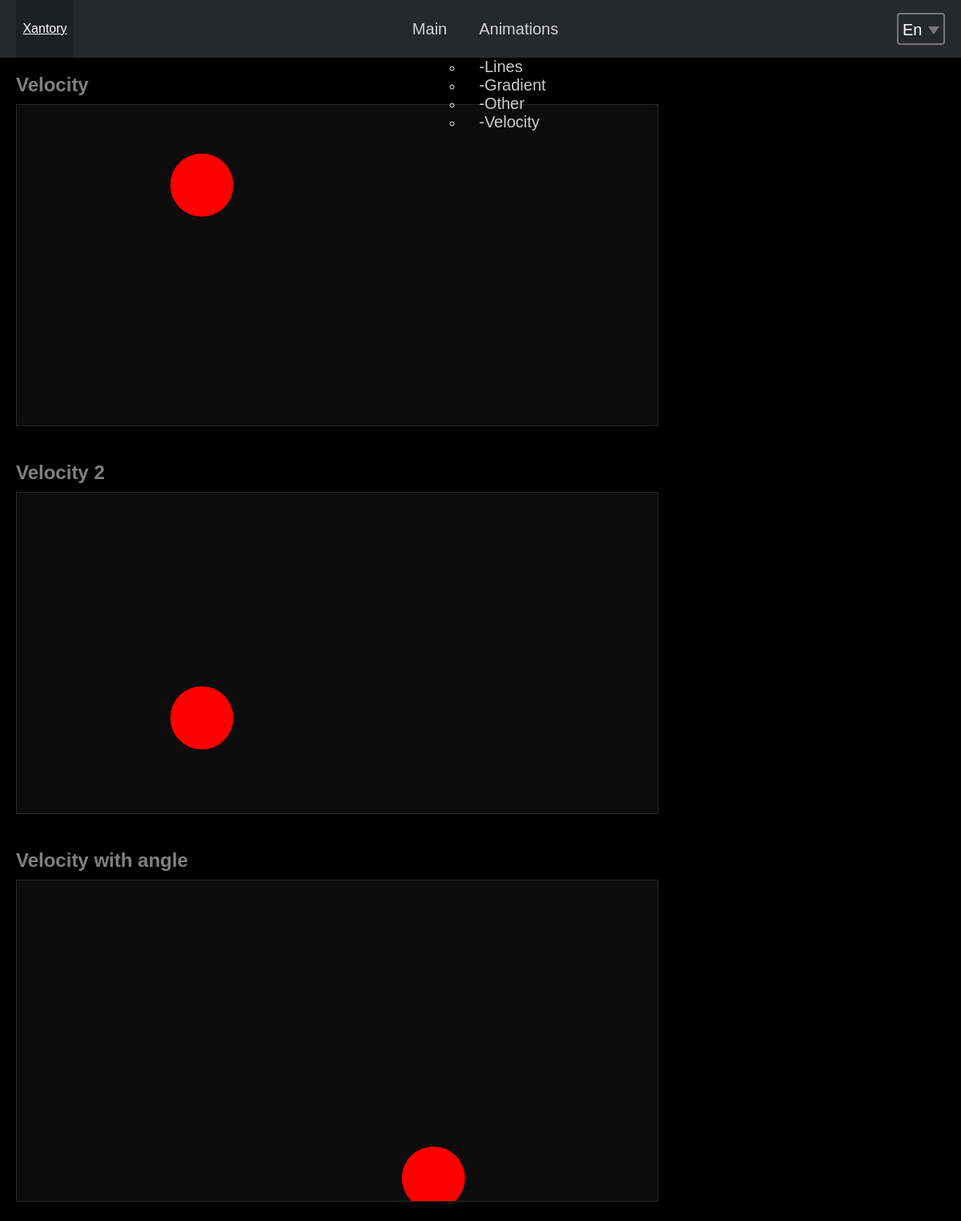
Page /animations/velocity on the committed database.
### tables this page shows
CREATE TABLE `menuitems` (
  `id` int(11) NOT NULL,
  `link` varchar(256) NOT NULL,
  `parent` int(11) NOT NULL,
  `alias` varchar(256) NOT NULL,
  `position` int(11) NOT NULL
);

CREATE TABLE `menuitems_translate` (
  `id` int(11) NOT NULL,
  `menuitem_alias` varchar(255) NOT NULL,
  `lang_alias` varchar(255) NOT NULL,
  `value` varchar(255) NOT NULL
);

### core/base/Controller.php (called while the page is built, shortened)
<?php
abstract class Controller {
  public $route = [];
  public $view;
  public $layout;
  public $vars = [];
  public $scripts = '';
  public function __construct($route) {
      $this->route = $route;
      $this->view = $route['action'];
      $langs = LangWidget::getLangs();
  }
  public function getView() {
    $viewObj = new View($this->route, $this->layout, $this->view);
    $viewObj->scripts = $this->scripts;
    $viewObj->render($this->vars);
  }
  public function addScript($script) {
    $this->scripts .= $script;
  }
}

### public/index.php (called while the page is built, shortened)
<?php
$query = $_SERVER['QUERY_STRING'];
$query = rtrim($query, '/');
Router::dispatch($query);

### core/Db.php (called while the page is built, shortened)
<?php
class Db {
  protected $pdo;
  protected function __construct() {
    $config = require ROOT . '/config/db.php';
    $options = [
      PDO::ATTR_ERRMODE => PDO::ERRMODE_EXCEPTION,
      PDO::ATTR_DEFAULT_FETCH_MODE => PDO::FETCH_ASSOC,
    ];
    $this->pdo = new PDO(
      $config['dsn'],
      $config['user'],
      $config['pass'],
      $options
    );
  }
  public function query($sql, $params = []) {
    $statement = $this->pdo->prepare($sql);
    $res = $statement->execute($params);
    if ($res !== false) {
      return $statement->fetchAll();
    }
    return [];
  }
}

### config/db.php (called while the page is built)
<?php
$db_host = $_ENV['DB_HOST'];
$db_user = $_ENV['DB_USER'];
$db_password = $_ENV['DB_PASSWORD'];
$db_name = $_ENV['DB_NAME'];
return [
  'dsn' => "mysql:host=$db_host;dbname=$db_name;charset=utf8",
  'user' => $db_user,
  'pass' => $db_password
];

### core/base/Model.php (called while the page is built, shortened)
<?php
class Model {
  protected $db;
  public function __construct() {
    $this->db = Db::instance();
  }
  public function findBySql($sql, $params = []) {
    return $this->db->query($sql, $params);
  }
}

### app/controllers/AppController.php (called while the page is built, shortened)
<?php
class AppController extends Controller {
  public function __construct($route) {
    parent::__construct($route);
  }
}

### core/TSingletone.php (called while the page is built, shortened)
<?php
trait TSingletone {
  protected static $instance;
  public static function instance() {
    if (self::$instance === null) {
      self::$instance = new self;
    }
    return self::$instance;
  }
}

### core/Registry.php (called while the page is built, shortened)
<?php
class Registry {
  protected static $properties = [];
  public function setProperty($name, $value) {
    self::$properties[$name] = $value;
  }
  public function getProperty($name) {
    if (isset(self::$properties[$name])) {
      return self::$properties[$name];
    }
    return null;
  }
}

### app/widgets/lang/templates/lang-dropdown/lang-dropdown.php (the view, shortened to what this page needs)
<div class="w-lang-dropdown">
  <select class="w-lang-dropdown__select js-w-lang-dropdown__select">
    <?php foreach ($this->langs as $key => $value) : ?>
      <option value="<?=$key?>" <?=$this->lang['alias'] == $key ? 'selected' : null?>><?=$value['title']?></option>
    <?php endforeach; ?>
  </select>
</div>

### app/widgets/menu/Menu.php (shortened to what this page needs)
<?php
class Menu {
  protected $data;
  protected $template;
  protected $cacheKey = 'menu';
  protected $langAlias = '';
  protected $className = 'w-menu';
  protected $containerTag = 'ul';
  protected $containerAttributes = '';
  public function __construct($options = []) {
    $this->template = __DIR__ . '/templates/menu.php';
    $lang = Tone::$app->getProperty('lang');
    $this->langAlias = $lang['alias'];
    $this->cacheKey = $this->cacheKey . $this->langAlias;
    $this->run();
  }
  public function run() {
    $cache = Tone::$app->cache;
    $this->menuHtml = $cache->get($this->cacheKey);
    if (!$this->menuHtml) {
      $this->loadData();
      $this->tree = $this->getTree();
      $this->menuHtml = $this->getMenuHtml($this->tree);
    }
    echo "<$this->containerTag $this->containerAttributes class='{$this->className}'>";
      echo $this->menuHtml;
    echo "</$this->containerTag>";
  }
  protected function loadData() {
    $model = new Model();
    $sql = "
      SELECT menuitems.*, menuitems_translate.value
      FROM menuitems
      LEFT JOIN menuitems_translate ON
        menuitems.alias = menuitems_translate.menuitem_alias AND
        menuitems_translate.lang_alias = '" . $this->langAlias . "'
      ORDER BY position
    ";
    $categories = $model->findBySql($sql);
    $assocCategories = $this->getAssocArrayWithIds($categories);
    $this->data = $assocCategories;
  }
  protected function getAssocArrayWithIds($categories) {
    $assocCategories = [];
    foreach ($categories as $item) {
      $keys = array_keys($item);
      $id = $item['id'];
      foreach ($keys as $key => $value) {
        if ($value != 'id') {
          $assocCategories[$id][$value] = $item[$value];
        }
      }
    }
    return $assocCategories;
  }
  protected function getTree() {
    $tree = [];
    $data = $this->data;
    foreach ($data as $id => &$node) {
      if (!$node['parent']) {
        $tree[$id] = &$node;
      } else {
        $data[$node['parent']]['childs'][$id] = &$node;
      }
    }
    return $tree;
  }
  protected function getMenuHtml($tree, $tab = '', $firstIteration = true) {
    $str = '';
    foreach ($tree as $id => $item) {
      $str .= $this->categoryToTemplate($item, $tab, $id, $firstIteration);
    }
    return $str;
  }
  protected function categoryToTemplate($category, $tab = '', $id, $firstIteration) {
    require $this->template;
    return ob_get_clean();
  }
}

### app/widgets/menu/templates/menu.php
<li>
  <a href="<?=$category['link'];?>" class="w-menu__nav-link">
    <?=$tab . $category['value'];?>
  </a>
  <?php if (isset($category['childs'])) : ?>
    <ul>
      <?=$this->getMenuHtml($category['childs'], $tab . '-', false);?>
    </ul>
  <?php endif; ?>
</li>

### rows in the picture
menuitems: menuitems_translate.value "Main"
menuitems: menuitems_translate.value "Animations"
menuitems: tab "-", menuitems_translate.value "Lines"
menuitems: tab "-", menuitems_translate.value "Gradient"
menuitems: tab "-", menuitems_translate.value "Other"
menuitems: tab "-", menuitems_translate.value "Velocity"

### other values in the picture
$title "Velocity Velocity 2 Velocity with angle"
form field value "En"
